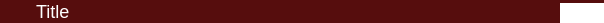
<?xml version="1.0" encoding="UTF-8"?>
<ui version="4.0">
 <class>ErosTitleBar</class>
 <widget class="QWidget" name="ErosTitleBar">
  <property name="geometry">
   <rect>
    <x>0</x>
    <y>0</y>
    <width>604</width>
    <height>23</height>
   </rect>
  </property>
  <property name="windowTitle">
   <string>Form</string>
  </property>
  <property name="styleSheet">
   <string notr="true">#titleBar
{
    background-color: #560d0d;
}

#lblTitle
{
	font-family: &quot;Noto Sans&quot;;
	color: #ffffff;
	font-size: 18px;
}

QToolButton, QToolButton::menu-indicator, QToolButton::up-arrow, QToolButton::down-arrow, QToolButton::left-arrow, QToolButton::right-arrow, QToolButton::pressed
{
    border: 0px solid transparent;
    background-color: transparent;
}

QPushButton, QPushButton::menu-indicator, QPushButton::up-arrow, QPushButton::down-arrow, QPushButton::left-arrow, QPushButton::right-arrow, QPushButton::pressed
{
    border: 0px solid transparent;
    background-color: transparent;
	color: #ffffff;
	background-color: #560d0d;
    min-width: 26px;
	padding: 0px;
}

QPushButton::hover
{
	background-color: #821313;
}

#btnClose {
	background-color: #ffffff;
}

#btnClose::hover {
	background-color: #dddddd;
}
</string>
  </property>
  <layout class="QVBoxLayout" name="verticalLayout">
   <property name="leftMargin">
    <number>0</number>
   </property>
   <property name="topMargin">
    <number>0</number>
   </property>
   <property name="rightMargin">
    <number>0</number>
   </property>
   <property name="bottomMargin">
    <number>0</number>
   </property>
   <item>
    <widget class="QWidget" name="titleBar" native="true">
     <property name="minimumSize">
      <size>
       <width>0</width>
       <height>23</height>
      </size>
     </property>
     <property name="maximumSize">
      <size>
       <width>16777215</width>
       <height>23</height>
      </size>
     </property>
     <layout class="QHBoxLayout" name="horizontalLayout">
      <property name="spacing">
       <number>0</number>
      </property>
      <property name="leftMargin">
       <number>5</number>
      </property>
      <property name="topMargin">
       <number>0</number>
      </property>
      <property name="rightMargin">
       <number>0</number>
      </property>
      <property name="bottomMargin">
       <number>0</number>
      </property>
      <item>
       <widget class="QToolButton" name="tbMenu">
        <property name="minimumSize">
         <size>
          <width>16</width>
          <height>16</height>
         </size>
        </property>
        <property name="maximumSize">
         <size>
          <width>16</width>
          <height>16</height>
         </size>
        </property>
        <property name="iconSize">
         <size>
          <width>16</width>
          <height>16</height>
         </size>
        </property>
        <property name="popupMode">
         <enum>QToolButton::InstantPopup</enum>
        </property>
       </widget>
      </item>
      <item>
       <spacer name="horizontalSpacer">
        <property name="orientation">
         <enum>Qt::Horizontal</enum>
        </property>
        <property name="sizeType">
         <enum>QSizePolicy::Minimum</enum>
        </property>
        <property name="sizeHint" stdset="0">
         <size>
          <width>15</width>
          <height>1</height>
         </size>
        </property>
       </spacer>
      </item>
      <item>
       <widget class="QLabel" name="lblTitle">
        <property name="minimumSize">
         <size>
          <width>100</width>
          <height>22</height>
         </size>
        </property>
        <property name="maximumSize">
         <size>
          <width>16777215</width>
          <height>22</height>
         </size>
        </property>
        <property name="text">
         <string>Title</string>
        </property>
       </widget>
      </item>
      <item>
       <spacer name="horizontalSpacer_2">
        <property name="orientation">
         <enum>Qt::Horizontal</enum>
        </property>
        <property name="sizeType">
         <enum>QSizePolicy::Minimum</enum>
        </property>
        <property name="sizeHint" stdset="0">
         <size>
          <width>134</width>
          <height>20</height>
         </size>
        </property>
       </spacer>
      </item>
      <item alignment="Qt::AlignBottom">
       <widget class="QPushButton" name="btnMin">
        <property name="sizePolicy">
         <sizepolicy hsizetype="Fixed" vsizetype="Fixed">
          <horstretch>0</horstretch>
          <verstretch>0</verstretch>
         </sizepolicy>
        </property>
        <property name="minimumSize">
         <size>
          <width>26</width>
          <height>20</height>
         </size>
        </property>
        <property name="maximumSize">
         <size>
          <width>18</width>
          <height>20</height>
         </size>
        </property>
        <property name="text">
         <string/>
        </property>
        <property name="icon">
         <iconset resource="resources.qrc">
          <normaloff>:/img/client/ui/min</normaloff>:/img/client/ui/min</iconset>
        </property>
        <property name="iconSize">
         <size>
          <width>26</width>
          <height>20</height>
         </size>
        </property>
        <property name="flat">
         <bool>true</bool>
        </property>
       </widget>
      </item>
      <item alignment="Qt::AlignBottom">
       <widget class="QPushButton" name="btnMax">
        <property name="sizePolicy">
         <sizepolicy hsizetype="Fixed" vsizetype="Fixed">
          <horstretch>0</horstretch>
          <verstretch>0</verstretch>
         </sizepolicy>
        </property>
        <property name="minimumSize">
         <size>
          <width>26</width>
          <height>20</height>
         </size>
        </property>
        <property name="maximumSize">
         <size>
          <width>18</width>
          <height>20</height>
         </size>
        </property>
        <property name="text">
         <string/>
        </property>
        <property name="icon">
         <iconset resource="resources.qrc">
          <normaloff>:/img/client/ui/max</normaloff>:/img/client/ui/max</iconset>
        </property>
        <property name="iconSize">
         <size>
          <width>26</width>
          <height>20</height>
         </size>
        </property>
        <property name="flat">
         <bool>true</bool>
        </property>
       </widget>
      </item>
      <item alignment="Qt::AlignBottom">
       <widget class="QPushButton" name="btnClose">
        <property name="minimumSize">
         <size>
          <width>26</width>
          <height>20</height>
         </size>
        </property>
        <property name="maximumSize">
         <size>
          <width>44</width>
          <height>20</height>
         </size>
        </property>
        <property name="text">
         <string/>
        </property>
        <property name="icon">
         <iconset resource="resources.qrc">
          <normaloff>:/img/client/ui/close</normaloff>:/img/client/ui/close</iconset>
        </property>
        <property name="iconSize">
         <size>
          <width>36</width>
          <height>20</height>
         </size>
        </property>
        <property name="flat">
         <bool>true</bool>
        </property>
       </widget>
      </item>
     </layout>
    </widget>
   </item>
  </layout>
 </widget>
 <resources>
  <include location="resources.qrc"/>
 </resources>
 <connections>
  <connection>
   <sender>btnMin</sender>
   <signal>clicked()</signal>
   <receiver>ErosTitleBar</receiver>
   <slot>minimizeBtnClicked()</slot>
   <hints>
    <hint type="sourcelabel">
     <x>431</x>
     <y>10</y>
    </hint>
    <hint type="destinationlabel">
     <x>261</x>
     <y>11</y>
    </hint>
   </hints>
  </connection>
  <connection>
   <sender>btnMax</sender>
   <signal>clicked()</signal>
   <receiver>ErosTitleBar</receiver>
   <slot>maximizeBtnClicked()</slot>
   <hints>
    <hint type="sourcelabel">
     <x>461</x>
     <y>10</y>
    </hint>
    <hint type="destinationlabel">
     <x>261</x>
     <y>11</y>
    </hint>
   </hints>
  </connection>
  <connection>
   <sender>btnClose</sender>
   <signal>clicked()</signal>
   <receiver>ErosTitleBar</receiver>
   <slot>closeBtnClicked()</slot>
   <hints>
    <hint type="sourcelabel">
     <x>581</x>
     <y>12</y>
    </hint>
    <hint type="destinationlabel">
     <x>301</x>
     <y>11</y>
    </hint>
   </hints>
  </connection>
 </connections>
 <slots>
  <slot>maximizeBtnClicked()</slot>
  <slot>minimizeBtnClicked()</slot>
  <slot>closeBtnClicked()</slot>
 </slots>
</ui>
